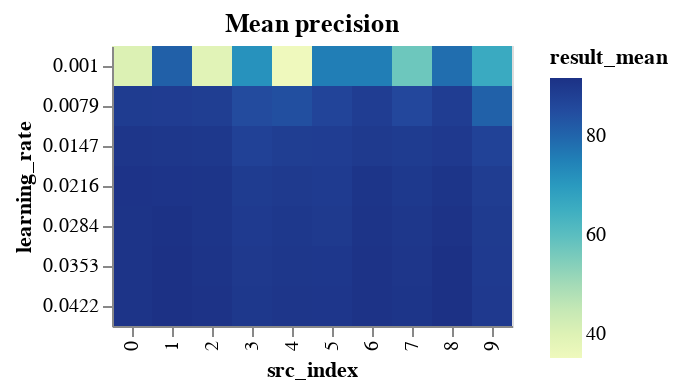

Source (notebook cell):
### Code cell
learning_rate_results_encoding = {
    "x": "src_index:O",
    "y": "learning_rate:O",
    "color": "result_mean:Q",
}
learning_rate_results_tooltip = [
    "result_mean",
    "result_std",
    "neurons",
    "layers",
    "epochs",
    "learning_rate",
    "src_index",
]
LEARNING_RATE_BINS = np.array_split(
    LEARNING_RATE_RANGE, LEARNING_RATE_RANGE.max() // LEARNING_RATE_BIN_SIZE + 1
)


def binified_learning_rate_heatmap(title, lr_df):
    return binified_heatmap(
        title,
        lr_df,
        "learning_rate",
        LEARNING_RATE_BINS,
        learning_rate_results_tooltip,
        **learning_rate_results_encoding
    )


binified_learning_rate_heatmap("Mean precision", learning_rate_results_df)

### Figure 1 — Vega-Lite specification as saved in the notebook (floating-point values rounded to 4 significant figures)
{"config": {"view": {"continuousWidth": 400, "continuousHeight": 300}}, "hconcat": [{"mark": "rect", "encoding": {"color": {"type": "quantitative", "field": "result_mean"}, "tooltip": [{"type": "quantitative", "field": "result_mean"}, {"type": "quantitative", "field": "result_std"}, {"type": "quantitative", "field": "neurons"}, {"type": "quantitative", "field": "layers"}, {"type": "quantitative", "field": "epochs"}, {"type": "quantitative", "field": "learning_rate"}, {"type": "quantitative", "field": "src_index"}], "x": {"type": "ordinal", "field": "src_index"}, "y": {"type": "ordinal", "field": "learning_rate"}}, "selection": {"selector005": {"type": "interval", "bind": "scales", "encodings": ["x", "y"]}}, "title": "Mean precision"}], "data": {"name": "data-073d7fe06efb7e789e9553a225db0efb"}, "$schema": "https://vega.github.io/schema/vega-lite/v4.8.1.json", "datasets": {"data-073d7fe06efb7e789e9553a225db0efb": [{"neurons": 11, "layers": 2, "epochs": 90, "learning_rate": 0.0422, "momentum": 0.0503, "result_mean": 91.7, "result_std": 1.611, "src_index": 1}, {"neurons": 11, "layers": 2, "epochs": 80, "learning_rate": 0.0422, "momentum": 0.0503, "result_mean": 91.65, "result_std": 1.314, "src_index": 8}, {"neurons": 11, "layers": 2, "epochs": 80, "learning_rate": 0.0353, "momentum": 0.0503, "result_mean": 91.65, "result_std": 1.375, "src_index": 8}, {"neurons": 11, "layers": 2, "epochs": 90, "learning_rate": 0.0353, "momentum": 0.0503, "result_mean": 91.6, "result_std": 1.634, "src_index": 1}, {"neurons": 11, "layers": 2, "epochs": 90, "learning_rate": 0.0284, "momentum": 0.0503, "result_mean": 91.45, "result_std": 1.77, "src_index": 1}, {"neurons": 11, "layers": 2, "epochs": 70, "learning_rate": 0.0353, "momentum": 0.0503, "result_mean": 91.16, "result_std": 1.466, "src_index": 6}, {"neurons": 11, "layers": 2, "epochs": 70, "learning_rate": 0.0422, "momentum": 0.0503, "result_mean": 91.16, "result_std": 1.323, "src_index": 6}, {"neurons": 11, "layers": 2, "epochs": 80, "learning_rate": 0.0284, "momentum": 0.0503, "result_mean": 91.16, "result_std": 1.323, "src_index": 8}, {"neurons": 12, "layers": 2, "epochs": 70, "learning_rate": 0.0422, "momentum": 0.0503, "result_mean": 91.11, "result_std": 1.481, "src_index": 2}, {"neurons": 12, "layers": 2, "epochs": 90, "learning_rate": 0.0216, "momentum": 0.0503, "result_mean": 91.06, "result_std": 1.594, "src_index": 0}, {"neurons": 12, "layers": 2, "epochs": 90, "learning_rate": 0.0284, "momentum": 0.0503, "result_mean": 91.02, "result_std": 1.628, "src_index": 0}, {"neurons": 12, "layers": 2, "epochs": 70, "learning_rate": 0.0353, "momentum": 0.0503, "result_mean": 91.02, "result_std": 1.538, "src_index": 2}, {"neurons": 12, "layers": 2, "epochs": 90, "learning_rate": 0.0353, "momentum": 0.0503, "result_mean": 90.92, "result_std": 1.384, "src_index": 0}, {"neurons": 12, "layers": 2, "epochs": 90, "learning_rate": 0.0422, "momentum": 0.0503, "result_mean": 90.87, "result_std": 1.737, "src_index": 0}, {"neurons": 11, "layers": 2, "epochs": 70, "learning_rate": 0.0284, "momentum": 0.0503, "result_mean": 90.87, "result_std": 1.489, "src_index": 6}, {"neurons": 11, "layers": 2, "epochs": 90, "learning_rate": 0.0216, "momentum": 0.0503, "result_mean": 90.82, "result_std": 1.728, "src_index": 1}, {"neurons": 12, "layers": 2, "epochs": 70, "learning_rate": 0.0284, "momentum": 0.0503, "result_mean": 90.72, "result_std": 1.86, "src_index": 2}, {"neurons": 9, "layers": 2, "epochs": 90, "learning_rate": 0.0422, "momentum": 0.0503, "result_mean": 90.68, "result_std": 1.575, "src_index": 7}, {"neurons": 12, "layers": 2, "epochs": 70, "learning_rate": 0.0216, "momentum": 0.0503, "result_mean": 90.63, "result_std": 1.743, "src_index": 2}, {"neurons": 11, "layers": 2, "epochs": 80, "learning_rate": 0.0216, "momentum": 0.0503, "result_mean": 90.63, "result_std": 1.267, "src_index": 8}, {"neurons": 11, "layers": 2, "epochs": 70, "learning_rate": 0.0216, "momentum": 0.0503, "result_mean": 90.63, "result_std": 1.24, "src_index": 6}, {"neurons": 8, "layers": 1, "epochs": 70, "learning_rate": 0.0422, "momentum": 0.0503, "result_mean": 90.48, "result_std": 1.666, "src_index": 4}, {"neurons": 12, "layers": 2, "epochs": 90, "learning_rate": 0.0147, "momentum": 0.0503, "result_mean": 90.43, "result_std": 1.624, "src_index": 0}, {"neurons": 9, "layers": 2, "epochs": 90, "learning_rate": 0.0353, "momentum": 0.0503, "result_mean": 90.43, "result_std": 1.35, "src_index": 7}, {"neurons": 10, "layers": 1, "epochs": 70, "learning_rate": 0.0422, "momentum": 0.0503, "result_mean": 90.29, "result_std": 1.36, "src_index": 5}, {"neurons": 8, "layers": 1, "epochs": 70, "learning_rate": 0.0353, "momentum": 0.0503, "result_mean": 90.19, "result_std": 1.595, "src_index": 4}, {"neurons": 9, "layers": 2, "epochs": 90, "learning_rate": 0.0284, "momentum": 0.0503, "result_mean": 90.19, "result_std": 1.229, "src_index": 7}, {"neurons": 11, "layers": 2, "epochs": 90, "learning_rate": 0.0147, "momentum": 0.0503, "result_mean": 90.14, "result_std": 1.365, "src_index": 1}, {"neurons": 10, "layers": 1, "epochs": 70, "learning_rate": 0.0353, "momentum": 0.0503, "result_mean": 90.04, "result_std": 1.193, "src_index": 5}, {"neurons": 12, "layers": 2, "epochs": 70, "learning_rate": 0.0147, "momentum": 0.0503, "result_mean": 89.9, "result_std": 1.742, "src_index": 2}, {"neurons": 8, "layers": 1, "epochs": 70, "learning_rate": 0.0284, "momentum": 0.0503, "result_mean": 89.9, "result_std": 1.565, "src_index": 4}, {"neurons": 6, "layers": 2, "epochs": 90, "learning_rate": 0.0422, "momentum": 0.0503, "result_mean": 89.9, "result_std": 1.447, "src_index": 3}, {"neurons": 9, "layers": 2, "epochs": 90, "learning_rate": 0.0216, "momentum": 0.0503, "result_mean": 89.75, "result_std": 1.167, "src_index": 7}, {"neurons": 6, "layers": 2, "epochs": 90, "learning_rate": 0.0353, "momentum": 0.0503, "result_mean": 89.66, "result_std": 1.455, "src_index": 3}, {"neurons": 5, "layers": 2, "epochs": 60, "learning_rate": 0.0422, "momentum": 0.0503, "result_mean": 89.61, "result_std": 1.57, "src_index": 9}, {"neurons": 11, "layers": 2, "epochs": 80, "learning_rate": 0.0147, "momentum": 0.0503, "result_mean": 89.61, "result_std": 1.156, "src_index": 8}, {"neurons": 8, "layers": 1, "epochs": 70, "learning_rate": 0.0216, "momentum": 0.0503, "result_mean": 89.51, "result_std": 1.115, "src_index": 4}, {"neurons": 10, "layers": 1, "epochs": 70, "learning_rate": 0.0284, "momentum": 0.0503, "result_mean": 89.51, "result_std": 1.216, "src_index": 5}, {"neurons": 11, "layers": 2, "epochs": 70, "learning_rate": 0.0147, "momentum": 0.0503, "result_mean": 89.46, "result_std": 1.397, "src_index": 6}, {"neurons": 5, "layers": 2, "epochs": 60, "learning_rate": 0.0353, "momentum": 0.0503, "result_mean": 89.27, "result_std": 1.386, "src_index": 9}, {"neurons": 6, "layers": 2, "epochs": 90, "learning_rate": 0.0284, "momentum": 0.0503, "result_mean": 89.27, "result_std": 1.485, "src_index": 3}, {"neurons": 5, "layers": 2, "epochs": 60, "learning_rate": 0.0284, "momentum": 0.0503, "result_mean": 89.12, "result_std": 1.155, "src_index": 9}, {"neurons": 10, "layers": 1, "epochs": 70, "learning_rate": 0.0216, "momentum": 0.0503, "result_mean": 89.07, "result_std": 1.078, "src_index": 5}, {"neurons": 12, "layers": 2, "epochs": 90, "learning_rate": 0.0079, "momentum": 0.0503, "result_mean": 88.98, "result_std": 1.801, "src_index": 0}, {"neurons": 6, "layers": 2, "epochs": 90, "learning_rate": 0.0216, "momentum": 0.0503, "result_mean": 88.93, "result_std": 1.053, "src_index": 3}, {"neurons": 9, "layers": 2, "epochs": 90, "learning_rate": 0.0147, "momentum": 0.0503, "result_mean": 88.88, "result_std": 1.215, "src_index": 7}, {"neurons": 11, "layers": 2, "epochs": 90, "learning_rate": 0.0079, "momentum": 0.0503, "result_mean": 88.78, "result_std": 1.444, "src_index": 1}, {"neurons": 5, "layers": 2, "epochs": 60, "learning_rate": 0.0216, "momentum": 0.0503, "result_mean": 88.68, "result_std": 1.126, "src_index": 9}, {"neurons": 11, "layers": 2, "epochs": 80, "learning_rate": 0.0079, "momentum": 0.0503, "result_mean": 88.59, "result_std": 1.473, "src_index": 8}, {"neurons": 11, "layers": 2, "epochs": 70, "learning_rate": 0.0079, "momentum": 0.0503, "result_mean": 88.54, "result_std": 1.5, "src_index": 6}, {"neurons": 10, "layers": 1, "epochs": 70, "learning_rate": 0.0147, "momentum": 0.0503, "result_mean": 88.54, "result_std": 1.155, "src_index": 5}, {"neurons": 12, "layers": 2, "epochs": 70, "learning_rate": 0.0079, "momentum": 0.0503, "result_mean": 88.39, "result_std": 1.657, "src_index": 2}, {"neurons": 8, "layers": 1, "epochs": 70, "learning_rate": 0.0147, "momentum": 0.0503, "result_mean": 88.39, "result_std": 1.158, "src_index": 4}, {"neurons": 6, "layers": 2, "epochs": 90, "learning_rate": 0.0147, "momentum": 0.0503, "result_mean": 87.47, "result_std": 1.399, "src_index": 3}, {"neurons": 5, "layers": 2, "epochs": 60, "learning_rate": 0.0147, "momentum": 0.0503, "result_mean": 87.37, "result_std": 1.624, "src_index": 9}, {"neurons": 10, "layers": 1, "epochs": 70, "learning_rate": 0.0079, "momentum": 0.0503, "result_mean": 86.89, "result_std": 1.232, "src_index": 5}, {"neurons": 9, "layers": 2, "epochs": 90, "learning_rate": 0.0079, "momentum": 0.0503, "result_mean": 86.01, "result_std": 1.141, "src_index": 7}, {"neurons": 6, "layers": 2, "epochs": 90, "learning_rate": 0.0079, "momentum": 0.0503, "result_mean": 85.19, "result_std": 1.27, "src_index": 3}, {"neurons": 8, "layers": 1, "epochs": 70, "learning_rate": 0.0079, "momentum": 0.0503, "result_mean": 84.51, "result_std": 1.939, "src_index": 4}, {"neurons": 11, "layers": 2, "epochs": 90, "learning_rate": 0.001, "momentum": 0.0503, "result_mean": 81.11, "result_std": 3.219, "src_index": 1}, {"neurons": 5, "layers": 2, "epochs": 60, "learning_rate": 0.0079, "momentum": 0.0503, "result_mean": 80.86, "result_std": 2.246, "src_index": 9}, {"neurons": 11, "layers": 2, "epochs": 80, "learning_rate": 0.001, "momentum": 0.0503, "result_mean": 78.48, "result_std": 3.022, "src_index": 8}, {"neurons": 10, "layers": 1, "epochs": 70, "learning_rate": 0.001, "momentum": 0.0503, "result_mean": 75.57, "result_std": 2.248, "src_index": 5}, {"neurons": 11, "layers": 2, "epochs": 70, "learning_rate": 0.001, "momentum": 0.0503, "result_mean": 75.47, "result_std": 3.102, "src_index": 6}, {"neurons": 6, "layers": 2, "epochs": 90, "learning_rate": 0.001, "momentum": 0.0503, "result_mean": 71.44, "result_std": 1.005, "src_index": 3}, {"neurons": 5, "layers": 2, "epochs": 60, "learning_rate": 0.001, "momentum": 0.0503, "result_mean": 66.0, "result_std": 2.324, "src_index": 9}, {"neurons": 9, "layers": 2, "epochs": 90, "learning_rate": 0.001, "momentum": 0.0503, "result_mean": 57.26, "result_std": 0.9487, "src_index": 7}, {"neurons": 12, "layers": 2, "epochs": 90, "learning_rate": 0.001, "momentum": 0.0503, "result_mean": 40.75, "result_std": 0.9774, "src_index": 0}, {"neurons": 12, "layers": 2, "epochs": 70, "learning_rate": 0.001, "momentum": 0.0503, "result_mean": 39.19, "result_std": 0.8053, "src_index": 2}, {"neurons": 8, "layers": 1, "epochs": 70, "learning_rate": 0.001, "momentum": 0.0503, "result_mean": 35.26, "result_std": 1.819, "src_index": 4}]}}
